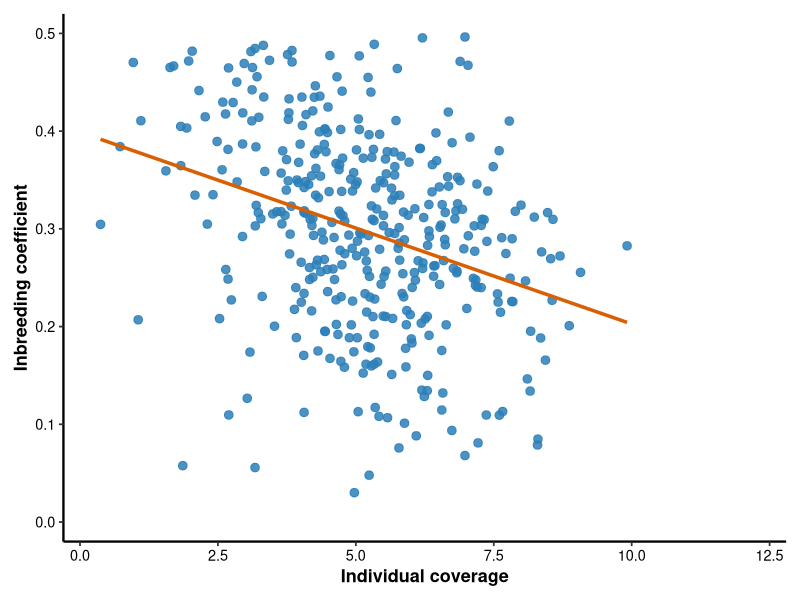
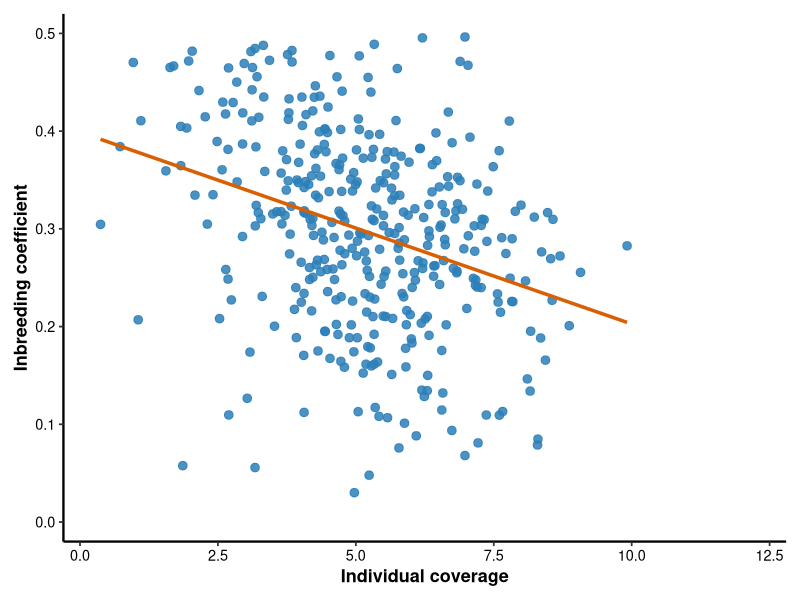

The R script that drew these images, in order:
## Quick visualisation to illustrate the relationship between individual coverage and inbreeding coefficient
## Randomly generated data
set.seed(123)

library(ggplot2)

n <- 400
z <- sort(rnorm(n))

# Individual coverage (soft asymptote)
coverage <- 20 * (1 - exp(-0.12 * (z - min(z))))
# Mean inbreeding curve (bounded naturally below 0.4)
mu <- 0.2 + 0.35 * exp(-0.25 * coverage)
# Heteroskedastic noise: more variance at low coverage
noise_sd <- 0.08 + 0.12 * exp(-0.4 * coverage)
inbreeding <- mu + rnorm(n, sd = noise_sd)
# no inbreeding below 0
inbreeding[inbreeding < 0] <- 0

df <- data.frame(
  coverage   = coverage,
  inbreeding = inbreeding
)



ggplot(df, aes(x = coverage, y = inbreeding)) +
  geom_point(
    size = 2.6,
    alpha = 0.85,
    colour = "#2C7FB8"   # soft blue
  ) +
  geom_smooth(
    method = "lm",
    se = FALSE,
    linewidth = 1.2,
    colour = "#D95F02"   # warm orange
  ) +
  scale_x_continuous(
    limits = c(0, 12.5),
    expand = expansion(add = c(0.3, 0.3))
  ) +
  scale_y_continuous(
    limits = c(0, 0.5),
    expand = expansion(add = c(0.02, 0.02))
  ) +
  labs(
    x = "Individual coverage",
    y = "Inbreeding coefficient"
  ) +
  theme_classic(base_size = 13) +
  theme(
    axis.title = element_text(face = "bold"),
    axis.text = element_text(color = "black"),
    axis.line = element_line(linewidth = 0.8),
    plot.margin = margin(10, 10, 10, 10)
  )
ggsave("img/corcoverageinbreeding.png")
